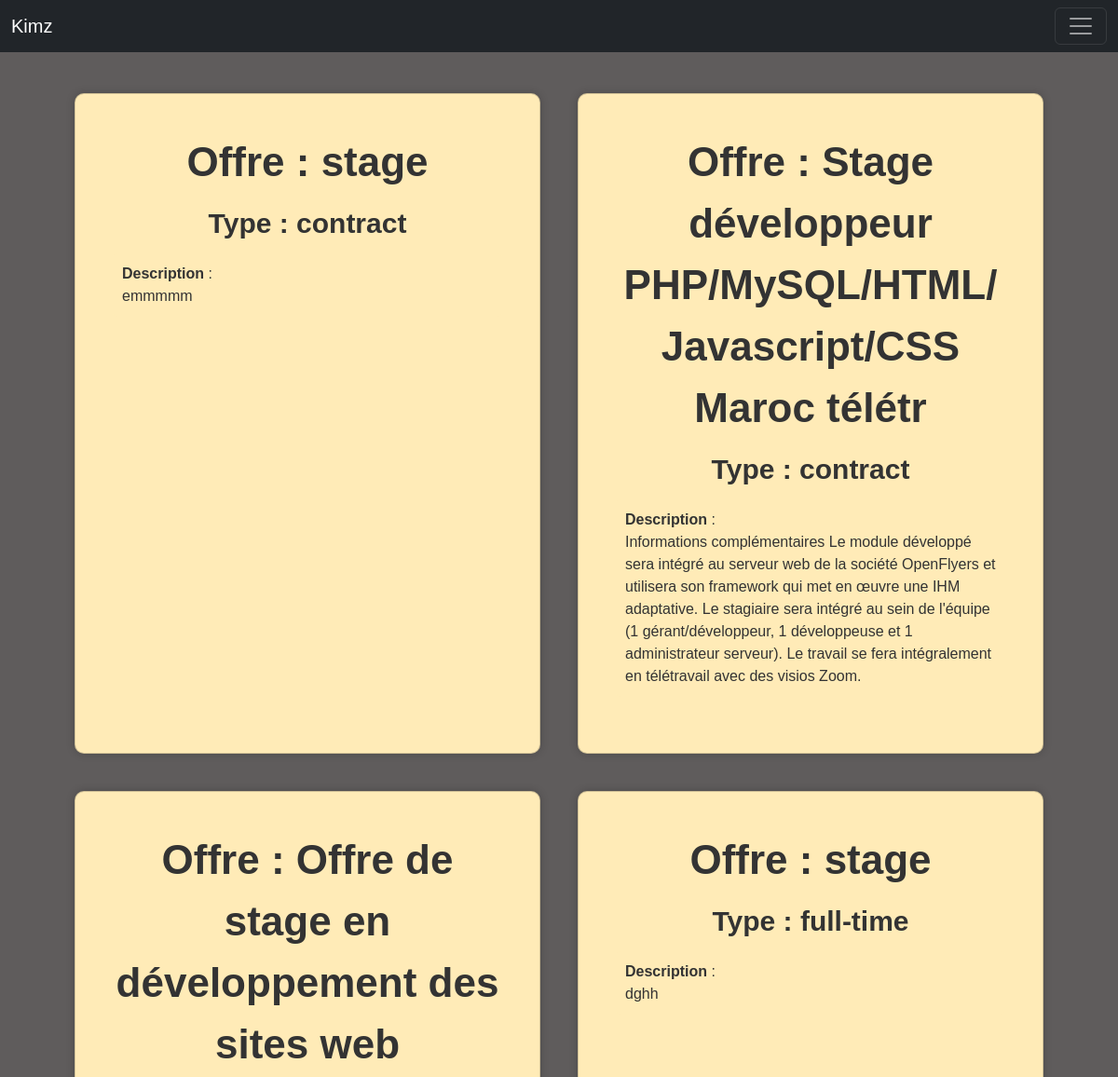
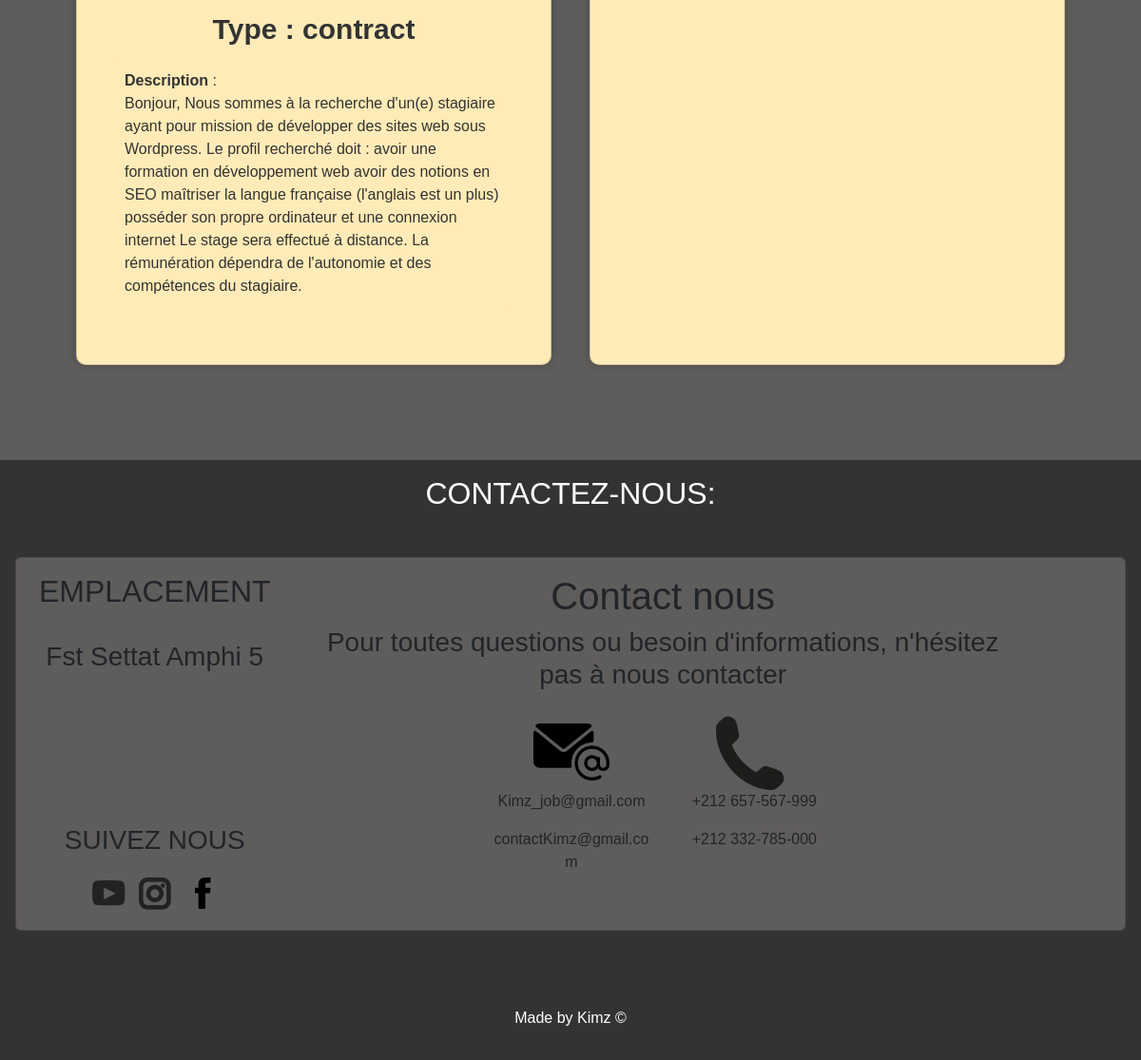
/Application1/candidat/offre/offre.php (signed in), run on the app's committed database (2 pictures, top to bottom).
### tables this page shows
CREATE TABLE `offres` (
  `Titre` varchar(60) NOT NULL,
  `Type` varchar(60) NOT NULL,
  `Description` varchar(800) NOT NULL,
  `Entreprise` varchar(40) NOT NULL,
  `Email_entreprise` varchar(50) NOT NULL,
  `id_recruteur` int(11) NOT NULL
);

### Application1/candidat/offre/offre.php (the view, shortened to what this page needs)
<?php
if(!isset($_SESSION['user_idcnd'])){
  header('Location: ..\..\login\index.html');
}else{
$pdo = new PDO('mysql:host=localhost;dbname=kimz', 'root', '');
$sql="SELECT Titre, Type, Description, Entreprise, Email_entreprise FROM offres";
$stmt = $pdo->prepare($sql);
$stmt->execute();
$offers = $stmt->fetchAll(PDO::FETCH_ASSOC);
?>
<!DOCTYPE html>
<html lang="en">
<head>
    <link href="https://cdn.jsdelivr.net/npm/bootstrap@5.3.0-alpha1/dist/css/bootstrap.min.css" rel="stylesheet">
</head>
<body style="background-color: rgb(95, 92, 92);">
<nav class="navbar navbar-dark bg-dark fixed-top">
      <div class="container-fluid">
        <a class="navbar-brand" href="../../Acceuil/index.php">Kimz</a>
        <button class="navbar-toggler" type="button" data-bs-toggle="offcanvas" data-bs-target="#offcanvasDarkNavbar" aria-controls="offcanvasDarkNavbar">
          <span class="navbar-toggler-icon"></span>
        </button>
      </div>
    </nav>
     <div class="container" style="margin-top: 5rem; ">
        <?php foreach ($offers as $offer): ?>
            <div class="card" id="style_card">
                <div class="card-body" id="card-body">
                    <div style="background-color: #FFEBB7 ; 10px; text-align: center;font-family: Impact, Haettenschweiler, 'Arial Narrow Bold', sans-serif;"><h3 class="card-title">Offre : <?= $offer['Titre'] ?></h3></div>
                    <div style="background-color: #FFEBB7; text-align: center;font-family: Impact, Haettenschweiler, 'Arial Narrow Bold', sans-serif;"><h5 class="card-title">Type : <?= $offer['Type'] ?></h5></div>
                    <p class="card-text"><strong style="text-align: center;">Description</strong> : <br><?= $offer['Description']?></p>
                </div>
            </div>
        <?php endforeach; ?>
    </div>
<footer style="background-color: #333;  color: #fff;  text-align: center;  padding: 1rem; margin-top:5rem;">
      <h2>CONTACTEZ-NOUS:</h2>
      <div class="card mb-3" style="max-width: 100%; background-color: rgb(95, 92, 92); margin-top: 3rem;">
        <div class="row g-0">
          <div class="col-md-3">
            <div class="card-body">
              <h2 class="card-title">EMPLACEMENT </h2>
              <h3 style="margin-top: 2rem;"> Fst Settat Amphi 5 </h3>
              <h3 class="card-text  " style="margin-top: 10rem;">    SUIVEZ NOUS
              </h3>
              <div style="margin-top: 1rem;">
                <img src="../cv/ytpImg.png" alt="" >
                <img src="../cv/instImg.png" alt="">
                <img src="../cv/facImg.png" alt="">
              </div>
                        </div>
          </div>
          <div class="col-md-8">
            <div class="card-body">
              <h1 class="card-title"> Contact nous  </h1>
              <h3 class="card-text">    Pour toutes questions ou besoin d'informations, n'hésitez pas à nous contacter
              </h3>
              <div class="row justify-content-center">
                <div style="margin-top: 1rem;" class="col-lg-3">
                  <img src="../cv/e-mail_318-406827.avif" alt="" style="width: 5rem;" >
                  <p>Kimz_job@gmail.com</p>
                  <p>contactKimz@gmail.com</p>
                </div>
                <div style="margin-top: 1rem;" class="col-lg-3">
                  <img src="../cv/tel-phone-icon-5.png" alt="" style="width: 5rem;" >
                  <p>+212 657-567-999</p>
                  <p>+212 332-785-000</p>
                </div>
              </div>
            </div>
          </div>
        </div>
      </div>
      <p style="margin-top: 5rem;">Made by Kimz &copy; </p>
</footer>
</body>
</html>
<?php } ?>

### Application1/candidat/offre/offre.php (style rules this page uses)
body { background-color: #f2f3f8; margin: 0; font-family: Arial, sans-serif; }
.container { display: flex; flex-wrap: wrap; justify-content: center; }
#style_card { width: 500px; margin: 20px; padding: 20px; border-radius: 10px; box-shadow: 0px 0px 10px rgba(0, 0, 0, 0.2); background-color: #FFEBB7; color: #333; transition: all 0.3s ease-in-out; display: flex; flex-direction: column; justify-content: space-between; }
#style_card h3, #style_card h5, #style_card h6, #style_card p, #style_card a { font-size: 18px; line-height: 1.5; }
#style_card h3 { font-size: 44px; font-weight: bold; margin-bottom: 10px; }
#style_card h5, #style_card h6 { font-size: 30px; font-weight: bold; margin-bottom: 10px; }
#style_card p { padding: 10px; border-radius: 5px; background-color: #FFEBB7; font-size: 16px; line-height: 1.5; margin-bottom: 20px; }
#card-body { flex-grow: 1; padding: 20px; }

### data on the page
offres: Titre "stage", Type "contract", Description "emmmmm"
offres: Titre "Stage développeur PHP/MySQL/HTML/Javascript/CSS Maroc télétr", Type "contract", Description "Informations complémentaires Le module développé sera intégré au serveur web de la société OpenFlyers et utilisera son framework qui met en œuvre une IHM adaptative. Le stagiaire sera intégré au sein de l'équipe (1 gérant/développeur, 1 développeuse et 1 administrateur serveur). Le travail se fera intégralement en télétravail avec des visios Zoom."
offres: Titre "Offre de stage en développement des sites web", Type "contract", Description "Bonjour, Nous sommes à la recherche d'un(e) stagiaire ayant pour mission de développer des sites web sous Wordpress. Le profil recherché doit : avoir une formation en développement web avoir des notions en SEO maîtriser la langue française (l'anglais est un plus) posséder son propre ordinateur et une connexion internet Le stage sera effectué à distance. La rémunération dépendra de l'autonomie et des compétences du stagiaire."
offres: Titre "stage", Type "full-time", Description "dghh"
